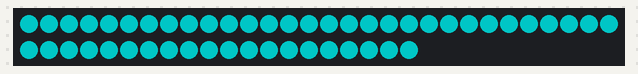
This program was run on a simulated Raspberry Pi Pico running MicroPython. Parts: 50 RGB LEDs in strip order, left to right, continuing on the next row. Dim RGB values are drawn brighter than linear; the interpreter's speed is modelled, so counts of loop turns are approximate.

Above: at 0.45 s.
At 9.73 s:
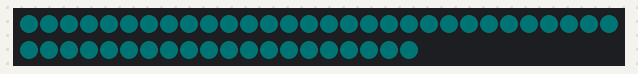

The program:

pulse.py
```python
from math import sin

import plasma

"""
Pulsing effect generated using a sine wave.
"""

# Set how many LEDs you have
NUM_LEDS = 50

# we're using HSV colours in this example - find more at https://colorpicker.me/
# to convert a hue that's in degrees, divide it by 360
COLOUR = 0.5

# set up the WS2812 / NeoPixel™ LEDs
led_strip = plasma.WS2812(NUM_LEDS, color_order=plasma.COLOR_ORDER_RGB)

# start updating the LED strip
led_strip.start()

offset = 0

while True:
    # use a sine wave to set the brightness
    for i in range(NUM_LEDS):
        led_strip.set_hsv(i, COLOUR, 1.0, sin(offset))
    offset += 0.002

#     # our sine wave goes between -1.0 and 1.0 - this means the LEDs will be off half the time
#     # this formula forces the brightness to be between 0.0 and 1.0
#     for i in range(NUM_LEDS):
#         led_strip.set_hsv(i, COLOUR, 1.0, (1 + sin(offset)) / 2)
#     offset += 0.002

#     # adjust the saturation instead of the brightness/value
#     for i in range(NUM_LEDS):
#         led_strip.set_hsv(i, COLOUR, (1 + sin(offset)) / 2, 0.8)
#     offset += 0.002
```
